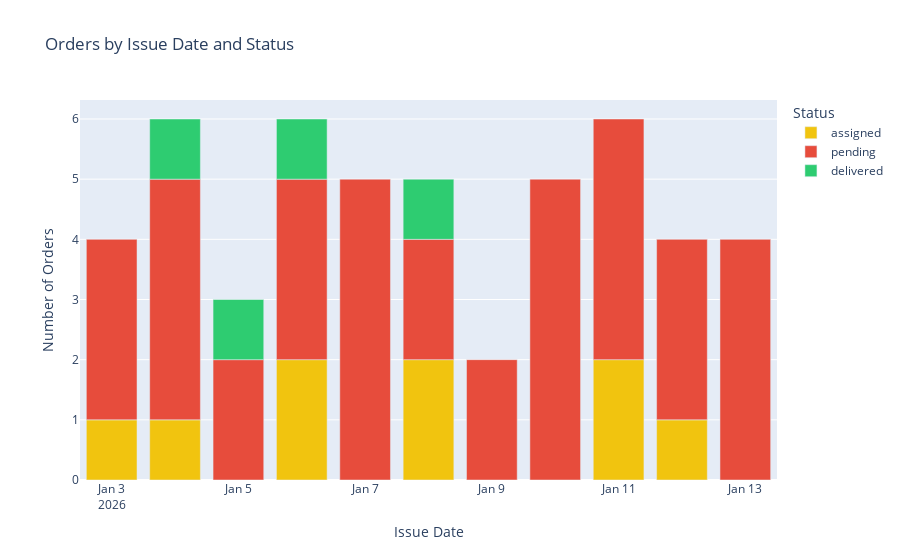

The notebook cell saved with this chart:
### Code cell
# Chart 6: Order Timeline (by issue date)
orders_by_date = all_orders_df.groupby(["issue_date", "status"]).size().reset_index(name="count")

fig = px.bar(
    orders_by_date,
    x="issue_date",
    y="count",
    color="status",
    title="Orders by Issue Date and Status",
    labels={"issue_date": "Issue Date", "count": "Number of Orders", "status": "Status"},
    color_discrete_map={"pending": "#e74c3c", "assigned": "#f1c40f", "delivered": "#2ecc71"}
)
fig.update_layout(xaxis_title="Issue Date", yaxis_title="Number of Orders")
fig.show()

### Figure 1 — Plotly figure (JSON) as saved in the notebook; plotly's stock layout.template omitted (floating-point values rounded to 4 significant figures)
{"data": [{"hovertemplate": "Status=assigned<br>Issue Date=%{x}<br>Number of Orders=%{y}<extra></extra>", "legendgroup": "assigned", "marker": {"color": "#f1c40f", "pattern": {"shape": ""}}, "name": "assigned", "orientation": "v", "showlegend": true, "textposition": "auto", "type": "bar", "x": ["2026-01-03", "2026-01-04", "2026-01-06", "2026-01-08", "2026-01-11", "2026-01-12"], "xaxis": "x", "y": [1, 1, 2, 2, 2, 1], "yaxis": "y"}, {"hovertemplate": "Status=pending<br>Issue Date=%{x}<br>Number of Orders=%{y}<extra></extra>", "legendgroup": "pending", "marker": {"color": "#e74c3c", "pattern": {"shape": ""}}, "name": "pending", "orientation": "v", "showlegend": true, "textposition": "auto", "type": "bar", "x": ["2026-01-03", "2026-01-04", "2026-01-05", "2026-01-06", "2026-01-07", "2026-01-08", "2026-01-09", "2026-01-10", "2026-01-11", "2026-01-12", "2026-01-13"], "xaxis": "x", "y": [3, 4, 2, 3, 5, 2, 2, 5, 4, 3, 4], "yaxis": "y"}, {"hovertemplate": "Status=delivered<br>Issue Date=%{x}<br>Number of Orders=%{y}<extra></extra>", "legendgroup": "delivered", "marker": {"color": "#2ecc71", "pattern": {"shape": ""}}, "name": "delivered", "orientation": "v", "showlegend": true, "textposition": "auto", "type": "bar", "x": ["2026-01-04", "2026-01-05", "2026-01-06", "2026-01-08"], "xaxis": "x", "y": [1, 1, 1, 1], "yaxis": "y"}], "layout": {"barmode": "relative", "legend": {"title": {"text": "Status"}, "tracegroupgap": 0}, "title": {"text": "Orders by Issue Date and Status"}, "xaxis": {"anchor": "y", "domain": [0, 1], "title": {"text": "Issue Date"}}, "yaxis": {"anchor": "x", "domain": [0, 1], "title": {"text": "Number of Orders"}}}}
